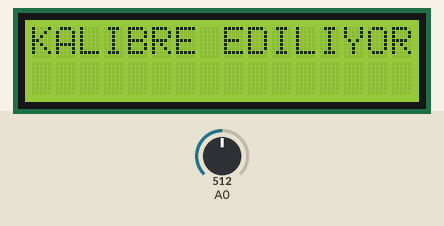
Simulated run of this sketch. Board: Arduino Uno, built with avr-gcc and run on an emulated ATmega328P. Shown: 16×2 character LCD. Wiring (inferred from the names in the program): character LCD (HD44780): RS pin 8; E pin 9; data pin 15, pin 16, pin 17, pin 18. The test bench sets the inputs (shaded band); at power-on: A0 = 512.

Above: at 0.9 s.
1.0 s: A0 set to 716
At 2.3 s:
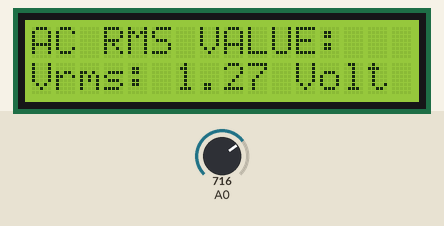
3.5 s: A0 set to 900
At 5.8 s:
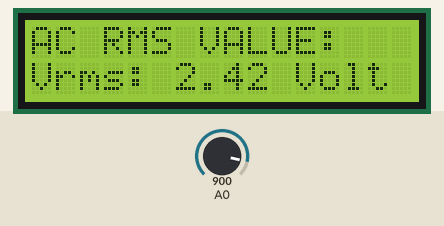
6.1 s: A0 set to 1010
At 8.5 s:
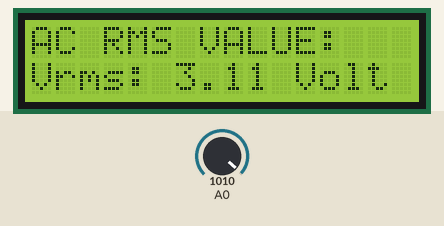
Timing chart, 0 to 10.0 s (numbered marks = the images above; inputs shaded):
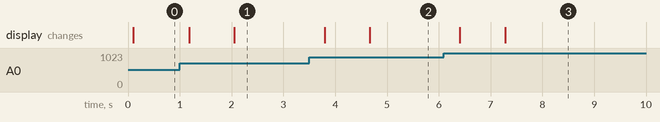

Measured:
- after the input at 1.0 s, the display: first changes after 0.18 s (image 1 shows a later state)
- after the input at 3.5 s, the display: first changes after 0.29 s (image 2 shows a later state)
- after the input at 6.1 s, the display: first changes after 0.31 s (image 3 shows a later state)

The sketch:

Precision_Analog_Monitor.ino
```cpp
#include <avr/io.h>
#include <util/delay.h>
#include <stdio.h>
#include <math.h>

#define RS PB0
#define EN PB1

// --- LCD ve ADC Fonksiyonları (Aynı) ---
void lcd_send_nibble(uint8_t n) {
    PORTC = (PORTC & 0xE1) | ((n & 0x0F) << 1);
    PORTB |= (1 << EN); _delay_us(10); PORTB &= ~(1 << EN); _delay_us(100);
}
void lcd_command(uint8_t c) {
    PORTB &= ~(1 << RS);
    lcd_send_nibble(c >> 4); lcd_send_nibble(c & 0x0F); _delay_ms(2);
}
void lcd_data(uint8_t d) {
    PORTB |= (1 << RS);
    lcd_send_nibble(d >> 4); lcd_send_nibble(d & 0x0F); _delay_ms(2);
}
void lcd_print(const char* s) { while (*s) lcd_data(*s++); }
void lcd_init() {
    _delay_ms(50);
    lcd_send_nibble(0x03); _delay_ms(5);
    lcd_send_nibble(0x03); _delay_us(150);
    lcd_send_nibble(0x03); _delay_ms(1);
    lcd_send_nibble(0x02);
    lcd_command(0x28); lcd_command(0x0C); lcd_command(0x01); _delay_ms(2);
}
void adc_init() {
    ADMUX = (1 << REFS0);
    ADCSRA = (1 << ADEN) | (1 << ADPS2) | (1 << ADPS1) | (1 << ADPS0);
}
uint16_t adc_read() {
    ADCSRA |= (1 << ADSC);
    while (ADCSRA & (1 << ADSC));
    return ADC;
}

int main(void) {
    DDRB |= (1 << RS) | (1 << EN);
    DDRC |= 0x1E;
    DDRC &= ~(1 << DDC0);

    lcd_init();
    adc_init();

    char buffer[16];

    // --- BÜYÜK SİLAH: AUTO-ZERO KALİBRASYONU ---
    lcd_command(0x01);
    lcd_print("KALIBRE EDILIYOR");
    long offset_toplam = 0;

    // Alternatörden gelen anlık veriyi sıfırlamak için 1000 örnek alıp ortalamasını buluyoruz
    for (int i = 0; i < 1000; i++) {
        offset_toplam += adc_read();
        _delay_us(100);
    }
    int dc_offset = offset_toplam / 1000; // Devrenin gerçek orta noktası artık bu!

    _delay_ms(500);

    while (1) {
        long sum_sq = 0;
        int samples = 500;

        for (int i = 0; i < samples; i++) {
            int val = adc_read();
            // Sabit 512 veya 256 yerine, cihazın açılışta bulduğu ofseti çıkarıyoruz
            int ac_signal = val - dc_offset;

            sum_sq += (long)ac_signal * ac_signal;
            _delay_us(500);
        }

        float mean_sq = (float)sum_sq / samples;
        float rms_digital = sqrt(mean_sq);

        // Dirençsiz eski devremizdeki filtre kaybını tam kurtaran o efsane katsayı
        float v_rms = rms_digital * 0.00625;

        int tam = (int)v_rms;
        int ondalik = (int)((v_rms - tam) * 100);

        lcd_command(0x01);
        lcd_print("AC RMS VALUE:");
        lcd_command(0xC0);
        sprintf(buffer, "Vrms: %d.%02d Volt", tam, ondalik);
        lcd_print(buffer);

        _delay_ms(500);
    }
}
```
